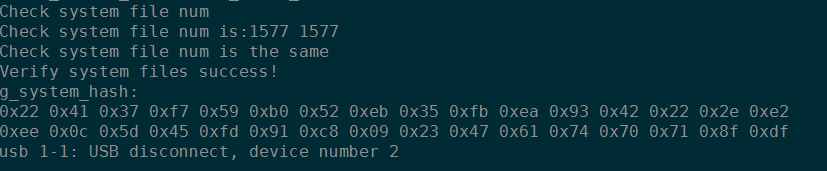
#> input picture com/slkk/test.png, 827 x 171 px
$ python test_pip.py
#> lines starting #> are read from the running program, lines starting #| are printed output that depends on the picture
from PIL import Image
import sys

im = Image.open('test.png')
#> im is the input picture: PIL image 827x171 RGBA; mean R, G, B, A 8.8, 49, 58.4, 255
print(im.format, im.size, im.mode)
#| PNG (827, 171) RGBA
im.thumbnail((200,100))
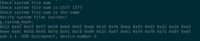
#> im: PIL image 200x41 RGBA; mean R, G, B, A 9, 49, 58.3, 255
im.save('thumb.jpg','JPEG')

print(sys.path)
